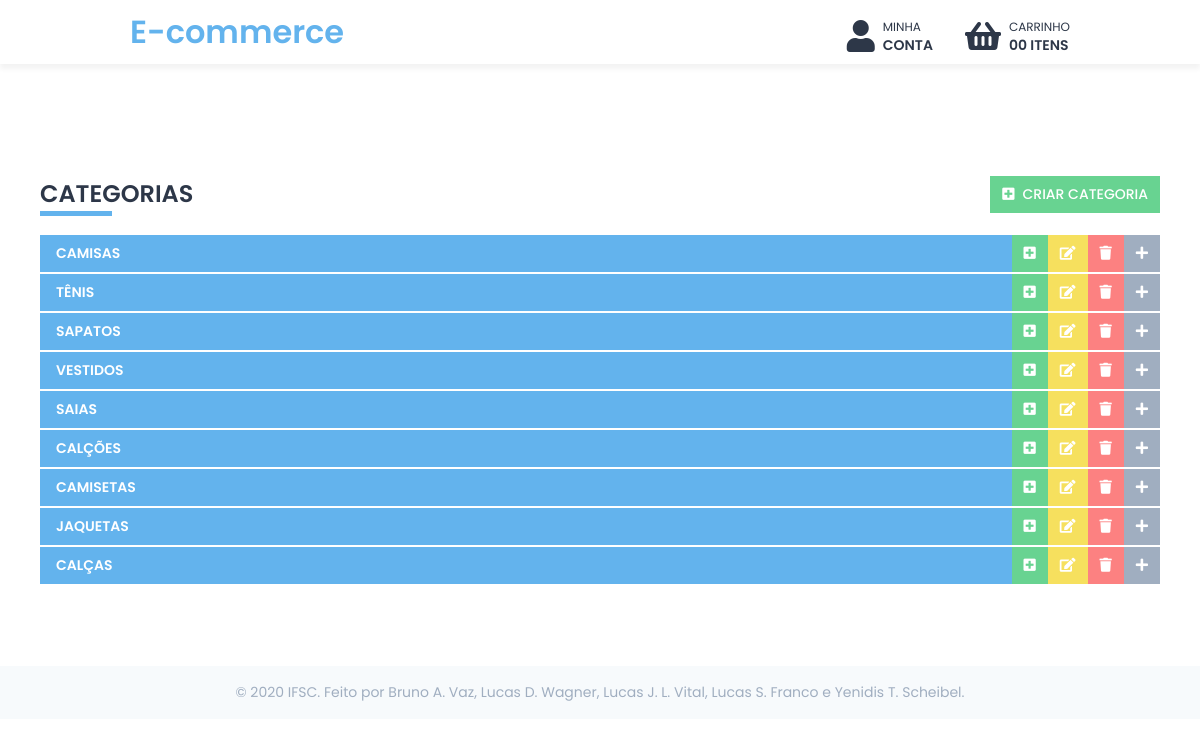
Screenshot of /admin/categorias.php (signed in) with the database file from the repository.
### tables this page shows
CREATE TABLE `categorias` (
  `id` int(11) NOT NULL,
  `nome` text NOT NULL
);

### admin/categorias.php (the view, shortened to what this page needs)
<!DOCTYPE html>
<html>
  <?php include('../components/Head.php') ?>
  <body>
    <?php include('../components/Navbar.php') ?>
    <div class="container py">
      <div style="grid-column: 2 / span 12; display: flex; justify-content: space-between; align-items: flex-start;">
        <h1 class="title" color="primary" align="left">Categorias</h1>
        <a href="./categorias/criar.php" class="button" color="success" icon="margin-right" size="auto"><i class="fas fa-plus-square"></i>Criar categoria</a>
      </div>
      <?php
        try {
          $query = "SELECT * FROM categorias";
          $stmt = $pdo->prepare($query);
          if ($stmt->execute()) {
            while ($categoria = $stmt->fetch(PDO::FETCH_OBJ)) {
              echo '
                <div class="collapsible-table">
                  <div class="table-header">
                    <h3>'.$categoria->nome.'</h3>
                    <div style="display: flex">
                      <a href="/e-commerce/admin/categorias/produtos/criar.php/?id_categoria='.$categoria->id.'" class="button" color="success" icon="no-margin" text="adicionar"><i class="fas fa-plus-square"></i></a>
                      <a href="/e-commerce/admin/categorias/editar.php/?id='.$categoria->id.'" class="button" color="warning" icon="no-margin" text="editar"><i class="fas fa-edit"></i></a>
                      <a href="/e-commerce/admin/categorias/excluir.php/?id='.$categoria->id.'" class="button" color="danger" icon="no-margin" text="excluir"><i class="fas fa-trash"></i></a>
                      <button class="button" color="secondary"><i class="fas fa-plus"></i></button>
                    </div>
                  </div>
                  <div class="table-wrapper">
              ';
              echo '
                  </div>
                </div>
              ';
            }
          } else {
            throw new PDOException("Erro: Não foi possível executar a declaração sql");
          }
        } catch (PDOException $error) {
          echo "Erro: ".$error->getMessage();
        }
      ?>
    </div>
    <?php include('../components/Footer.php') ?>
  </body>
</html>

### components/Head.php (style rules this page uses)
html, body { min-width: 100%; min-height: 100%; }
* { --md: 0 4px 6px -1px rgba(0, 0, 0, 0.1), 0 2px 4px -1px rgba(0, 0, 0, 0.06); --lg: 0 10px 15px -3px rgba(0, 0, 0, 0.1), 0 4px 6px -2px rgba(0, 0, 0, 0.05); --xl: 0 20px 25px -5px rgba(0, 0, 0, 0.1), 0 10px 10px -5px rgba(0, 0, 0, 0.04); --grey1: #f7fafc; --grey2: #edf2f7; --grey3: #e2e8f0; --grey4: #cbd5e0; --grey5: #a0aec0; --grey6: #718096; --grey7: #4a5568; --grey8: #2d3748; --grey9: #1a202c; --blue1: #ebf8ff; --blue4: #63b3ed; --blue5: #4299e1; --blue6: #3182ce; --green1: #f0fff4; --green4: #68d391; --green5: #48bb78; --green6: #38a169; --yellow1: #fffff0; --yellow4: #f6e05e; --yellow5: #ecc94b; --yellow6: #d69e2e; --red1: #fff5f5; --red4: #fc8181; --red5: #f56565; --red6: #e53e3e; margin: 0; padding: 0; font-family: "Poppins"; }
.py { padding: 5rem 0; }
.container { display: grid; grid-template-columns: 1fr repeat(12, minmax(auto, 60px)) 1fr; grid-column-gap: 20px; }
@media (min-width: 640px) { .container { grid-column-gap: 40px; } }
.title { font-weight: 600; font-size: 1.5rem; text-transform: uppercase; color: var(--grey8); position: relative; margin-bottom: 1.5rem; text-align: center; }
.title::after { content: ""; width: 72px; height: 5px; position: absolute; bottom: -5px; }
.title[color="primary"]::after { background: var(--blue4); }
.title[align="left"] { text-align: left; }
.title[align="left"]::after { left: 00%; transform: translateX(00%); }
.button { text-decoration: none; white-space: nowrap; text-align: center; text-transform: uppercase; font-size: .875rem; font-weight: 500; padding: .5rem .75rem; cursor: pointer; color: white; outline: none; border: none; }
.button[color="secondary"] { background: var(--grey5); }
.button[color="success"] { background: var(--green4); }
.button[color="warning"] { background: var(--yellow4); }
.button[color="danger"] { background: var(--red4); }
.button[size="auto"] { width: auto; }
.button[icon="margin-right"] i { margin-right: .5rem; }
.button[icon="no-margin"] i { margin: 0; }
.collapsible-table { grid-column: 2 / span 12; overflow: hidden; }
.collapsible-table .table-header { display: flex; justify-content: space-between; align-items: center; border-bottom: 2px solid white; }
.collapsible-table h3 { width: 100%; background: var(--blue4); padding: .5rem 0 .5rem 1rem; color: white; font-size: .875rem; font-weight: 600; text-transform: uppercase; }
.collapsible-table a::after { margin-left: .5rem; }

### rows the page displays
categorias: nome "CAMISAS"
categorias: nome "TÊNIS"
categorias: nome "SAPATOS"
categorias: nome "VESTIDOS"
categorias: nome "SAIAS"
categorias: nome "CALÇÕES"
categorias: nome "CAMISETAS"
categorias: nome "JAQUETAS"
categorias: nome "CALÇAS"

### other values shown
$quantidade "00"
